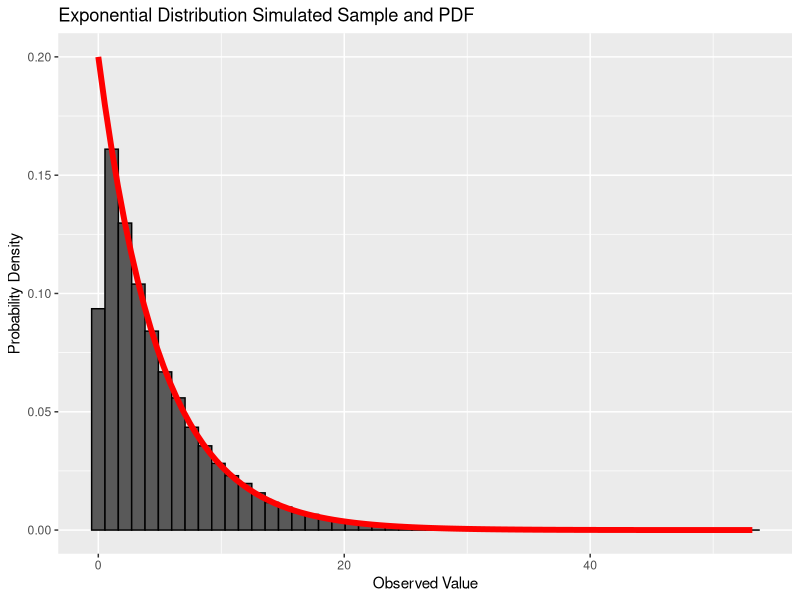
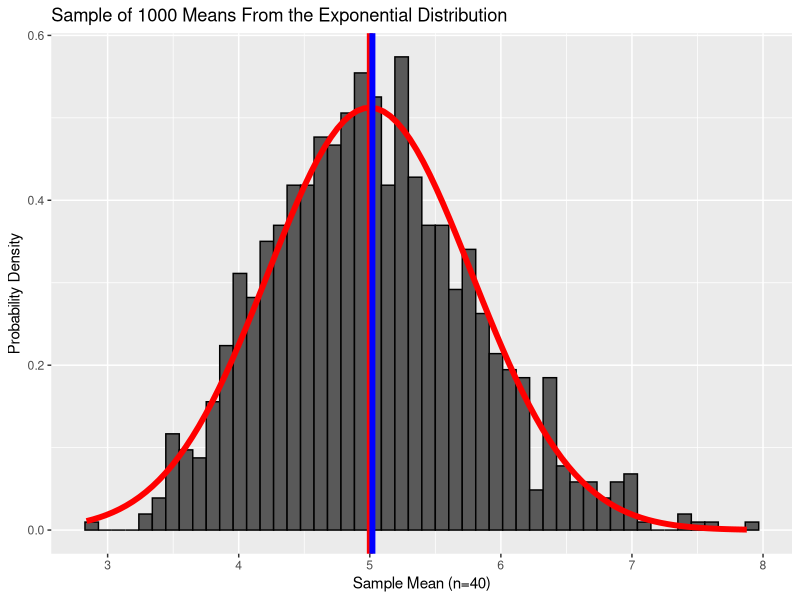
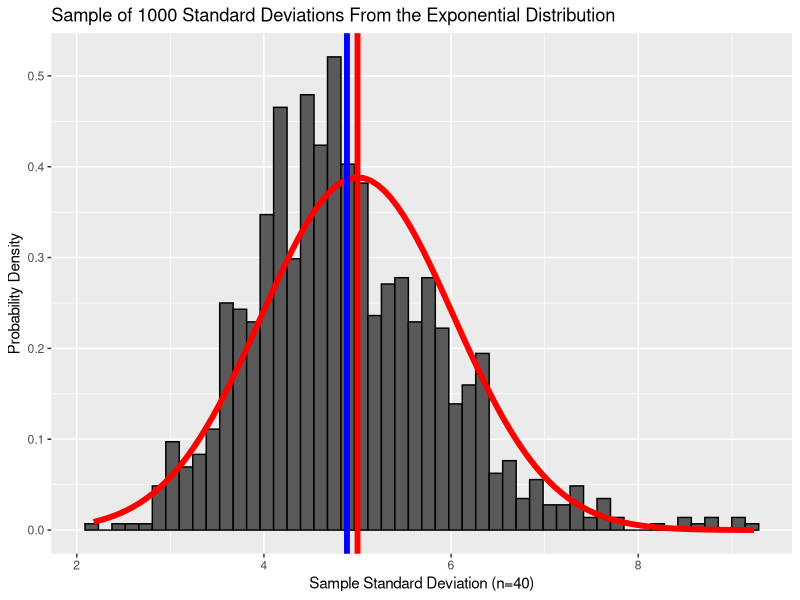

The R script that drew these images, in order:
## ---- chunk 1
library(ggplot2)

lambda <- 0.2
n <- 40
m <- 1000

set.seed(2018)
expSamples <- rexp(n*m, lambda)
expMatrix <- matrix(expSamples, ncol=n, nrow=m)
## ---- chunk 2
ggplot(data.frame(exp=expSamples), aes(x=exp)) +
    geom_histogram(color="black", bins=50, aes(y=..density..)) +
    stat_function(fun=dexp,
                  color="red",
                  size=2,
                  args=list(rate=lambda))+
    labs(y="Probability Density",
         x="Observed Value",
         title="Exponential Distribution Simulated Sample and PDF")
## ---- chunk 3
# Calculate the means of the 1000 Samples
expMeans <- apply(expMatrix, 1, mean)

# Plot the distribution of means, along with the theoretical mean for
# the exponential distribution, the measured mean, and the PDF for 
# a normal distribution with a mean equal to the theoretical mean and
# a standard deviation equal to our sample standard deviation.
ggplot(data.frame(means = expMeans), aes(x=means)) +
    geom_histogram(color = "black", bins=50, aes(y=..density..)) +
    stat_function(fun=dnorm, 
                  color="red",
                  size=2,
                  args = list(mean=1/lambda, 
                              sd=sd(expMeans))) +
    geom_vline(xintercept = 1/lambda, color="red", size=2)+
    geom_vline(xintercept = mean(expMeans), color="blue", size=2) +
    labs(y="Probability Density",
         x="Sample Mean (n=40)",
         title="Sample of 1000 Means From the Exponential Distribution")
## ---- chunk 4
expSDs <- apply(expMatrix, 1, sd)

ggplot(data.frame(sd = expSDs), aes(x=sd)) +
    geom_histogram(color = "black", bins=50, aes(y=..density..)) +
    stat_function(fun=dnorm, 
                  color="red",
                  size=2,
                  args = list(mean=1/lambda, 
                              sd=sd(expSDs))) +
    geom_vline(xintercept = 1/lambda, color="red", size=2)+
    geom_vline(xintercept = mean(expSDs), color="blue", size=2) +
    labs(y="Probability Density",
         x="Sample Standard Deviation (n=40)",
         title="Sample of 1000 Standard Deviations From the Exponential Distribution")
